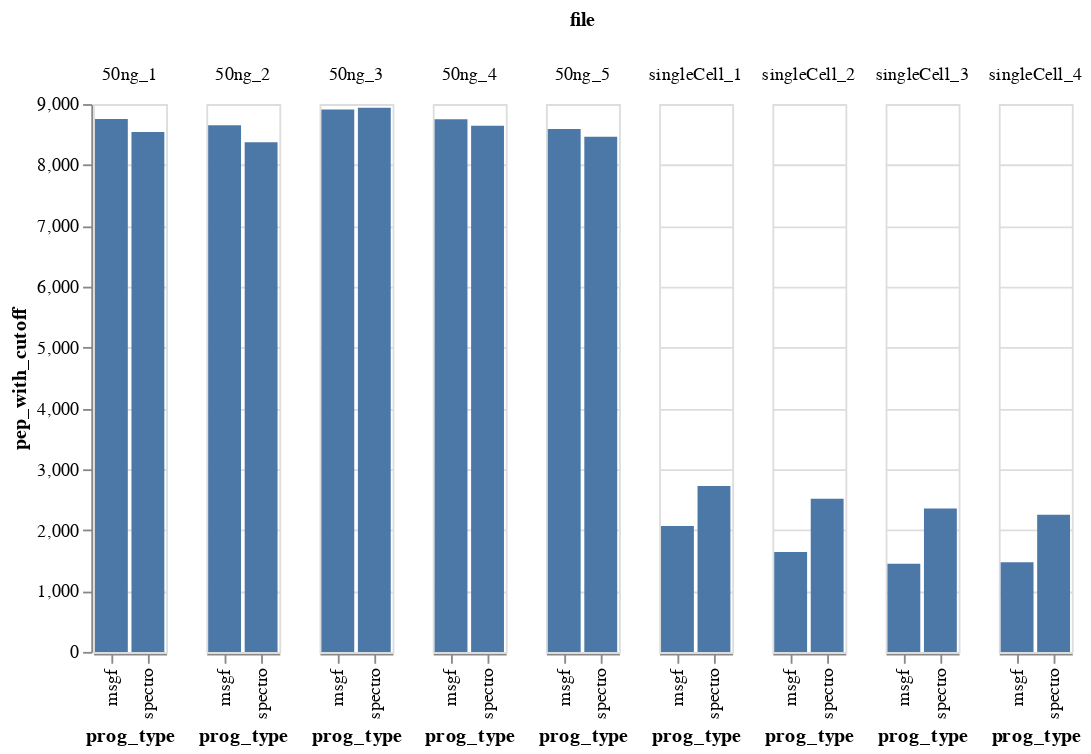

The code cell stored with this chart in its notebook:
### Code cell
#completely filtered
alt.Chart(source).mark_bar().encode(
    x='prog_type',
    y='pep_with_cutoff',
    column="file"
)

### Figure 1 — Vega-Lite specification as saved in the notebook (floating-point values rounded to 4 significant figures)
{"config": {"view": {"continuousWidth": 400, "continuousHeight": 300}}, "data": {"name": "data-918df7aaf9757ceea844947524b7e4a3"}, "mark": "bar", "encoding": {"column": {"type": "nominal", "field": "file"}, "x": {"type": "nominal", "field": "prog_type"}, "y": {"type": "quantitative", "field": "pep_with_cutoff"}}, "$schema": "https://vega.github.io/schema/vega-lite/v4.8.1.json", "datasets": {"data-918df7aaf9757ceea844947524b7e4a3": [{"file": "singleCell_1", "prog_type": "spectro", "pep_no_cutoff": 5163, "scan_no_cutoff": 5809, "pep_no_decoy": 6230, "scan_no_decoy": 5809, "pep_with_cutoff": 2727, "scan_with_cutoff": 3252}, {"file": "singleCell_1", "prog_type": "msgf", "pep_no_cutoff": 5325, "scan_no_cutoff": 5759, "pep_no_decoy": 5540, "scan_no_decoy": 5759, "pep_with_cutoff": 2068, "scan_with_cutoff": 2290}, {"file": "singleCell_2", "prog_type": "spectro", "pep_no_cutoff": 5133, "scan_no_cutoff": 5635, "pep_no_decoy": 6174, "scan_no_decoy": 5635, "pep_with_cutoff": 2515, "scan_with_cutoff": 2909}, {"file": "singleCell_2", "prog_type": "msgf", "pep_no_cutoff": 5140, "scan_no_cutoff": 5503, "pep_no_decoy": 5391, "scan_no_decoy": 5503, "pep_with_cutoff": 1641, "scan_with_cutoff": 1759}, {"file": "singleCell_3", "prog_type": "spectro", "pep_no_cutoff": 4882, "scan_no_cutoff": 5331, "pep_no_decoy": 5837, "scan_no_decoy": 5331, "pep_with_cutoff": 2354, "scan_with_cutoff": 2696}, {"file": "singleCell_3", "prog_type": "msgf", "pep_no_cutoff": 5097, "scan_no_cutoff": 5413, "pep_no_decoy": 5343, "scan_no_decoy": 5413, "pep_with_cutoff": 1446, "scan_with_cutoff": 1547}, {"file": "singleCell_4", "prog_type": "spectro", "pep_no_cutoff": 4017, "scan_no_cutoff": 4414, "pep_no_decoy": 4694, "scan_no_decoy": 4414, "pep_with_cutoff": 2254, "scan_with_cutoff": 2578}, {"file": "singleCell_4", "prog_type": "msgf", "pep_no_cutoff": 4646, "scan_no_cutoff": 5104, "pep_no_decoy": 4827, "scan_no_decoy": 5104, "pep_with_cutoff": 1472, "scan_with_cutoff": 1571}, {"file": "50ng_1", "prog_type": "spectro", "pep_no_cutoff": 12850, "scan_no_cutoff": 15186, "pep_no_decoy": 24844, "scan_no_decoy": 15186, "pep_with_cutoff": 8541, "scan_with_cutoff": 10713}, {"file": "50ng_1", "prog_type": "msgf", "pep_no_cutoff": 12826, "scan_no_cutoff": 13894, "pep_no_decoy": 13102, "scan_no_decoy": 13894, "pep_with_cutoff": 8755, "scan_with_cutoff": 9577}, {"file": "50ng_2", "prog_type": "spectro", "pep_no_cutoff": 12747, "scan_no_cutoff": 15096, "pep_no_decoy": 24553, "scan_no_decoy": 15096, "pep_with_cutoff": 8374, "scan_with_cutoff": 10554}, {"file": "50ng_2", "prog_type": "msgf", "pep_no_cutoff": 12662, "scan_no_cutoff": 13792, "pep_no_decoy": 12947, "scan_no_decoy": 13792, "pep_with_cutoff": 8653, "scan_with_cutoff": 9521}, {"file": "50ng_3", "prog_type": "spectro", "pep_no_cutoff": 12998, "scan_no_cutoff": 15067, "pep_no_decoy": 24837, "scan_no_decoy": 15067, "pep_with_cutoff": 8941, "scan_with_cutoff": 10861}, {"file": "50ng_3", "prog_type": "msgf", "pep_no_cutoff": 12629, "scan_no_cutoff": 13796, "pep_no_decoy": 12847, "scan_no_decoy": 13796, "pep_with_cutoff": 8911, "scan_with_cutoff": 9800}, {"file": "50ng_4", "prog_type": "spectro", "pep_no_cutoff": 12778, "scan_no_cutoff": 14937, "pep_no_decoy": 24550, "scan_no_decoy": 14937, "pep_with_cutoff": 8642, "scan_with_cutoff": 10619}, {"file": "50ng_4", "prog_type": "msgf", "pep_no_cutoff": 12609, "scan_no_cutoff": 13738, "pep_no_decoy": 12848, "scan_no_decoy": 13738, "pep_with_cutoff": 8752, "scan_with_cutoff": 9595}, {"file": "50ng_5", "prog_type": "spectro", "pep_no_cutoff": 12608, "scan_no_cutoff": 14761, "pep_no_decoy": 24316, "scan_no_decoy": 14761, "pep_with_cutoff": 8463, "scan_with_cutoff": 10438}, {"file": "50ng_5", "prog_type": "msgf", "pep_no_cutoff": 12401, "scan_no_cutoff": 13536, "pep_no_decoy": 12627, "scan_no_decoy": 13536, "pep_with_cutoff": 8591, "scan_with_cutoff": 9455}]}}
